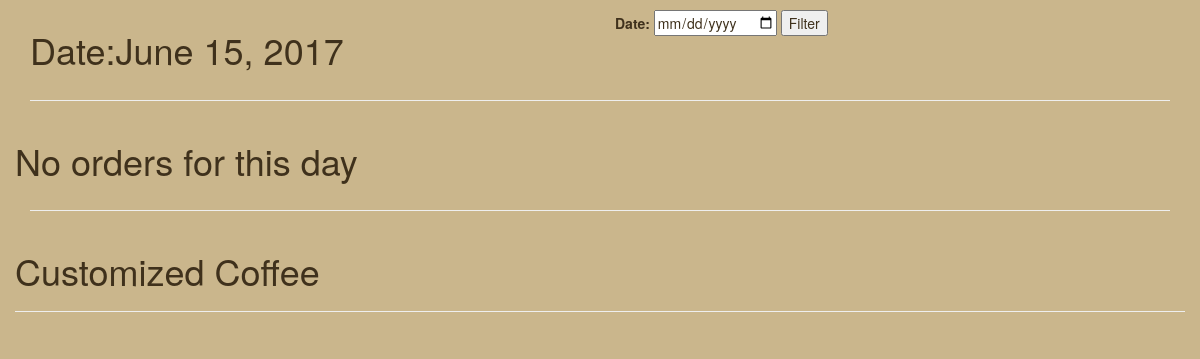
/coffee/home/ (signed in), run on an earlier commit of the app's database.
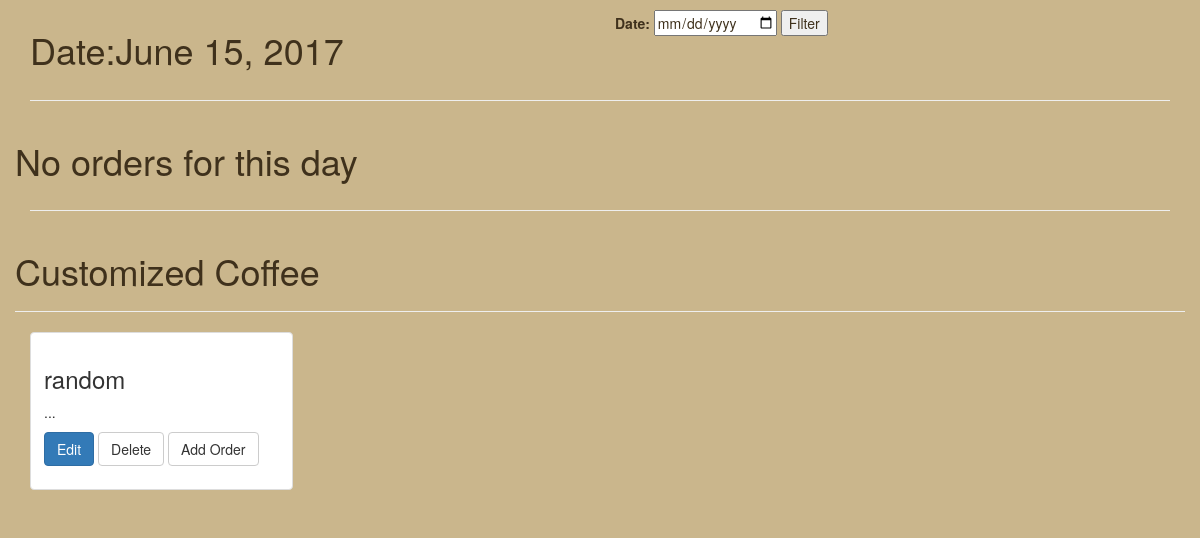
And on a later commit of the database.
### coffee/models.py (models this page shows)
class Coffee(models.Model):
    user = models.ForeignKey(User)
    name = models.CharField(max_length=255)
    bean = models.ForeignKey(Bean)
    roast = models.ForeignKey(Roast)
    espresso_shots = models.PositiveIntegerField(default=1)
    water = models.FloatField(default=0)
    steamed_milk = models.BooleanField(default=False)
    foam = models.FloatField(default=False)
    powder = models.ManyToManyField(Powder, blank=True)
    syrup = models.ManyToManyField(Syrup, blank=True)
    extra = models.TextField()
    def __str__(self):
        return self.name

### coffee/views.py (the view)
def main(request):
    context = {}
    user = request.user
    context['user'] = user
    form = SearchForm(request.POST)
    if request.method == "POST":
        if form.is_valid():
            date = form.clean_data.get['date']
            context['today'] = date
            order_list = Order.objects.filter(user=user, date=today)
            context['order_list'] = order_list
    else:
        form = SearchForm()
        context['form'] = form
        today = datetime.date.today()
        context['today'] = today
        order_list = Order.objects.filter(user=user, date=today)
        context['order_list'] = order_list
    coffee_list = Coffee.objects.filter(user=user)
    context['coffee_list'] = coffee_list
    return render(request, "main.html", context)

### coffee/forms.py
class SearchForm(forms.Form):
    date=forms.DateField(widget = forms.DateInput(attrs={'type': 'date'}))

### coffee/templates/main.html (shortened to what this page needs)
{% extends 'base.html' %}
{% block content %}
    <div class="row">
        <div class="col col-sm-6">
            <h1>Date:{{ today }}</h1>
        </div>
        <div class="col col-sm-6">
            <form class="" action="{% url 'home' %}" method="post">
                {{ form }}
                <input type="submit" name="" value="Filter">
            </form>
        </div>
    </div>
    <hr>
    <div class="row">
        {% if order_list %}
            {% for order in order_list %}
                <div class="col-sm-4 col-md-3">
                    <div class="thumbnail">
                        <div class="caption">
                            <h3 class=" text-center">{{ order.coffee }}</h3>
                            <div class="row">
                                <a href="{% url 'send_email' today.year today.month today.day %}">
                                    <div class="btn btn-primary">Order</div>
                                </a>
                                <a href="{% url 'replicate_order' today.year today.month today.day %}">
                                    <div class="btn btn-primary">Replicate</div>
                                </a>
                            </div>
                        </div>
                    </div>
                </div>
            {% endfor %}
        {% else %}
            <h1>No orders for this day</h1>
        {% endif %}
    </div>
    <hr>
    <div class="row">
        <h1>Customized Coffee </h1>
        <hr>
        {% for coffee in coffee_list %}
            <div class="col-sm-4 col-md-3">
                <div class="thumbnail">
                    <div class="caption">
                        <h3>{{ coffee }}</h3>
                        <p>...</p>
                        <p>
                            <a href="{% url 'editCoffee' coffee_id=coffee.id %}" class="btn btn-primary" role="button">Edit</a>
                            <a href="{% url 'deleteCoffee' coffee_id=coffee.id %}" class="btn btn-default"
                               role="button">Delete</a>
                            <a href="{% url 'createOrder' coffee_id=coffee.id %}" class="btn btn-default" role="button">Add
                                Order</a>
                        </p>
                    </div>
                </div>
            </div>
        {% endfor %}
    </div>
{% endblock %}

What changed in the data, as far as the page shows it:
added Coffee: name "random"
